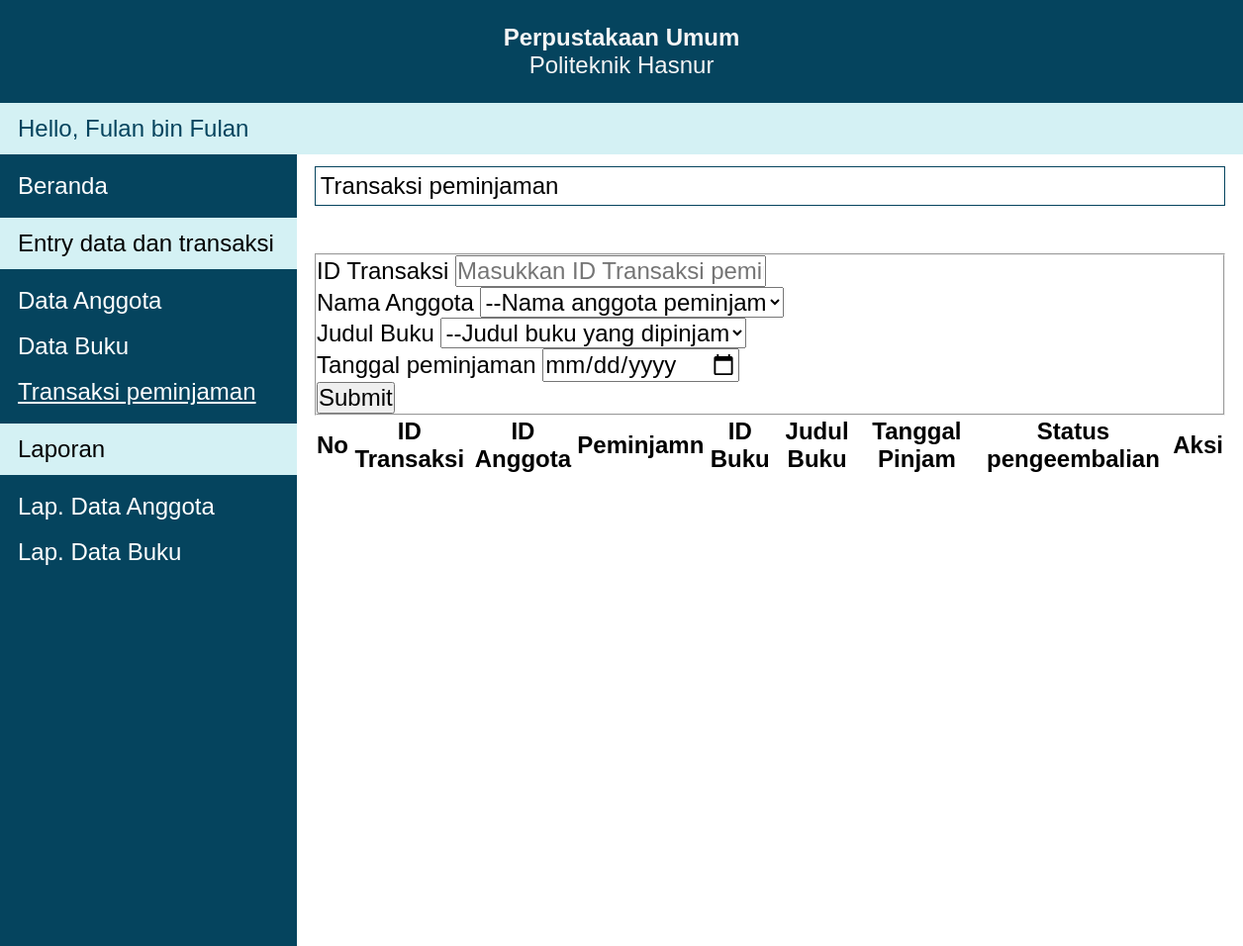
The app's page /pages/manajemenTransaksi.php (signed in), older data.
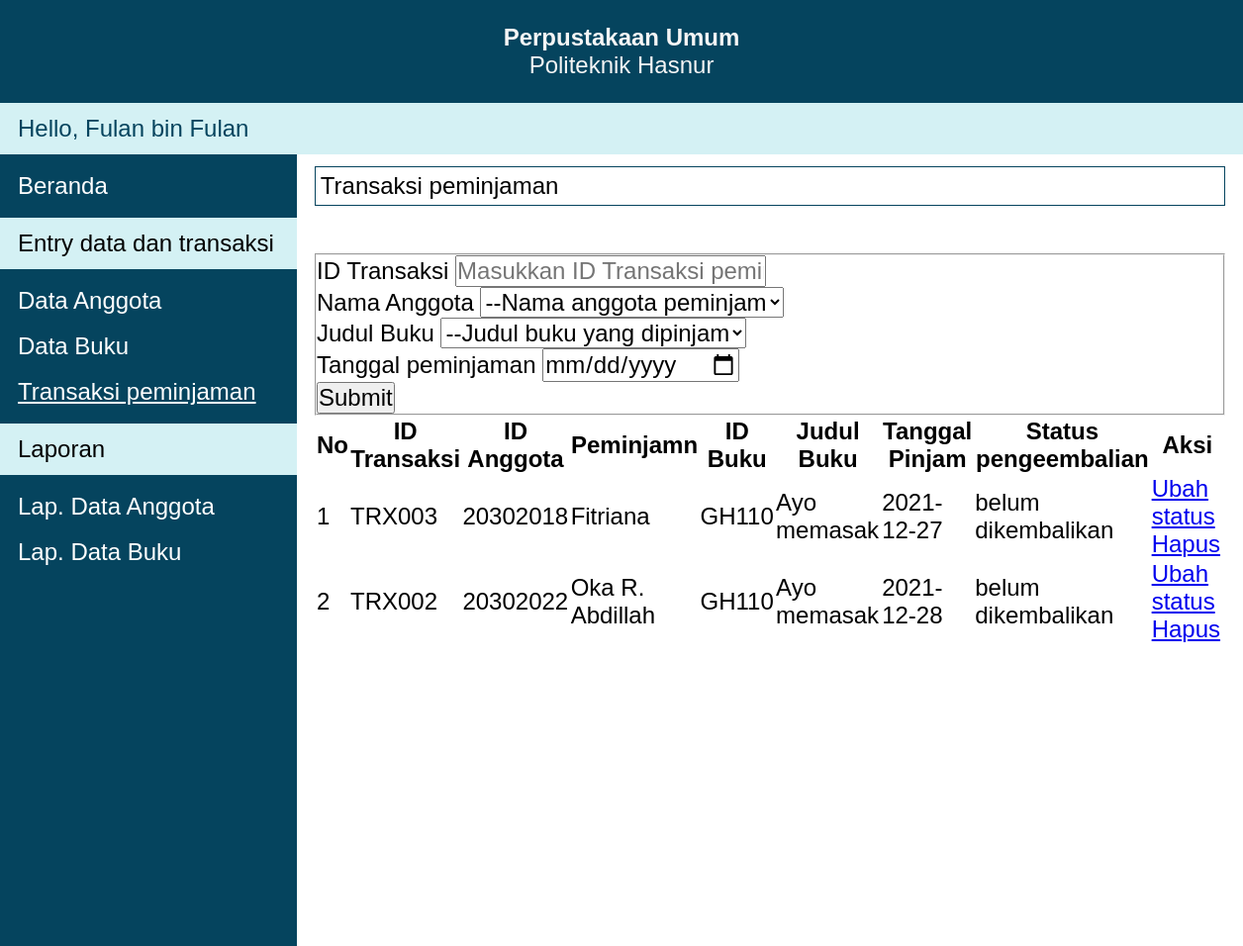
The same page, newer data.
### tables this page shows
CREATE TABLE `transaksi` (
  `id_transaksi` varchar(15) NOT NULL,
  `tanggal_transaksi` varchar(30) DEFAULT NULL,
  `id_anggota` varchar(15) NOT NULL,
  `id_buku` varchar(15) NOT NULL,
  `nama` varchar(50) NOT NULL,
  `judul_buku` varchar(50) NOT NULL,
  `status_pengembalian` tinyint(1) NOT NULL,
  PRIMARY KEY (`id_transaksi`)
);

### getter/getTransaksi.php (called while the page is built)
<?php
function getTransaksi($conn) {
	$sql = "SELECT * FROM transaksi";
	$data = [];
	$rows = mysqli_query($conn, $sql);
	while ( $row = mysqli_fetch_assoc($rows) ) {
		array_push($data, $row);
	}
	return $data;
}

### pages/manajemenTransaksi.php (the view, shortened to what the changed rows need)
<?php
require("../connection.php");
require("../getter/getTransaksi.php");
?>
<!DOCTYPE html>
<html lang="en">
<head>
    <link rel="stylesheet" href="../style/app.css">
    <link rel="stylesheet" href="https://unpkg.com/purecss@2.0.6/build/pure-min.css">
</head>
<body>
    <div class="app">
        <header>
            <h1>Perpustakaan Umum</h1>
        </header>
        <main>
            <h1>Transaksi peminjaman</h1>
            <table class="pure-table">
                <thead>
                    <tr>
                        <th>No</th>
                        <th>ID Transaksi</th>
                        <th>ID Anggota</th>
                        <th>Peminjamn</th>
                        <th>ID Buku</th>
                        <th>Judul Buku</th>
                        <th>Tanggal Pinjam</th>
                        <th>Status pengeembalian</th>
                        <th>Aksi</th>
                    </tr>
                </thead>
                <tbody>
                    <?php
                        $no = 1;
                        foreach(getTransaksi($conn) as $item) {
                            $key = $item["id_transaksi"];
                            $tanggal = $item["tanggal_transaksi"];
                            $id_anggota = $item["id_anggota"];
                            $id_buku = $item["id_buku"];
                            $nama = $item["nama"];
                            $judul = $item["judul_buku"];
                            $status = $item["status_pengembalian"] > 0 ? 'sudah dikembalikan' : 'belum dikembalikan';
                            echo <<<EOT
                                <tr>
                                    <td>$no</td>
                                    <td>$key</td>
                                    <td>$id_anggota</td>
                                    <td>$nama</td>
                                    <td>$id_buku</td>
                                    <td>$judul</td>
                                    <td>$tanggal</td>
                                    <td>$status</td>
                                    <td>
                                    <a class="pure-button pure-button-primary" href="manajemenTransaksi.php?key=$key">Ubah status</a>
                                    <a class="pure-button pure-button-error" href="manajemenTransaksi.php?del=$key">Hapus</a>
                                    </td>
                                </tr>
                            EOT;
                            $no++;
                        }
                    ?>
                </tbody>
            </table>
        </main>
    </div>
</body>
</html>

Row changes from the older to the newer data that the page shows:
added transaksi: id_transaksi "TRX003", id_anggota "20302018", nama "Fitriana", id_buku "GH110", judul_buku "Ayo memasak", tanggal_transaksi "2021-12-27", status_pengembalian "belum dikembalikan"
added transaksi: id_transaksi "TRX002", id_anggota "20302022", nama "Oka R. Abdillah", id_buku "GH110", judul_buku "Ayo memasak", tanggal_transaksi "2021-12-28", status_pengembalian "belum dikembalikan"
